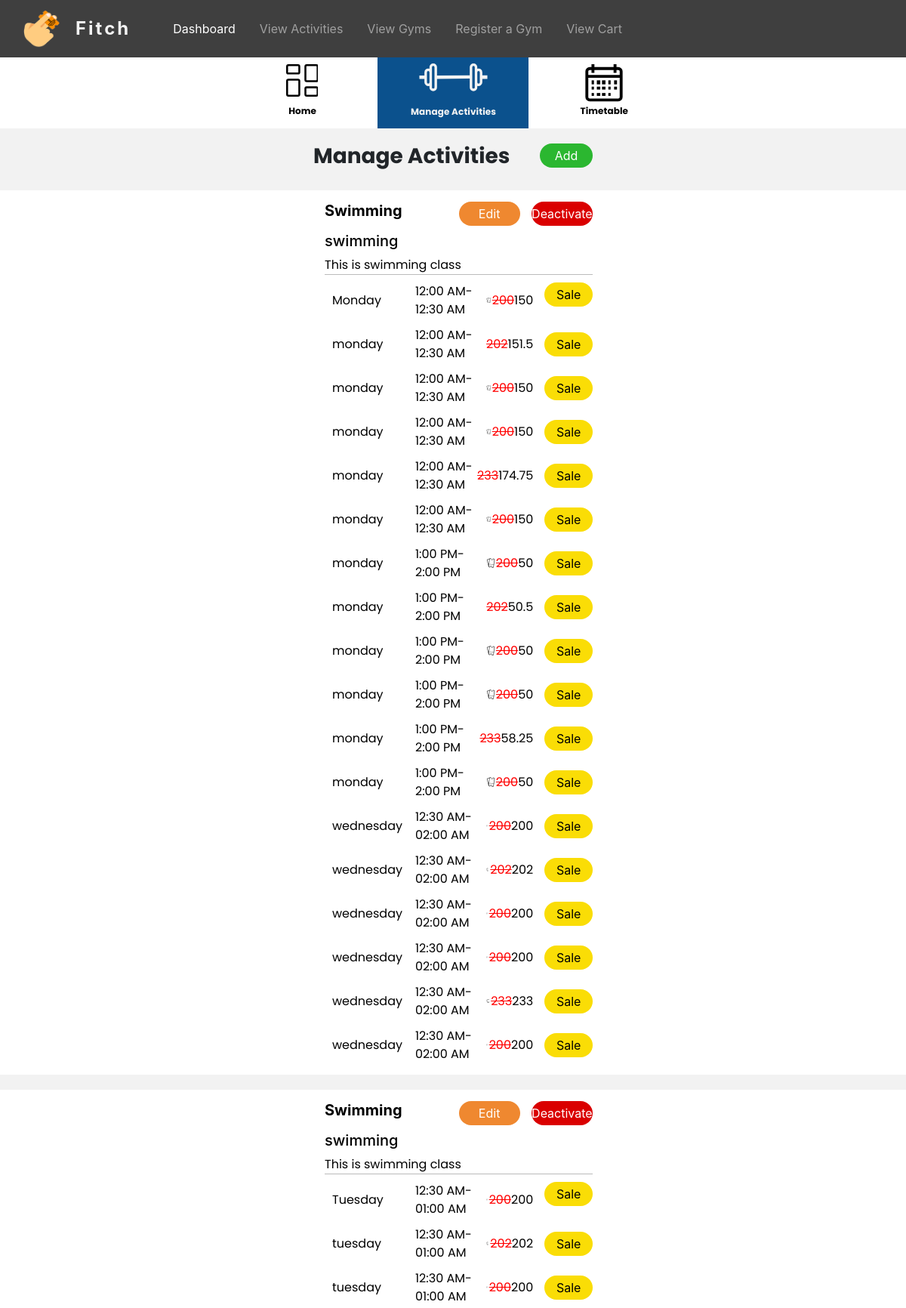
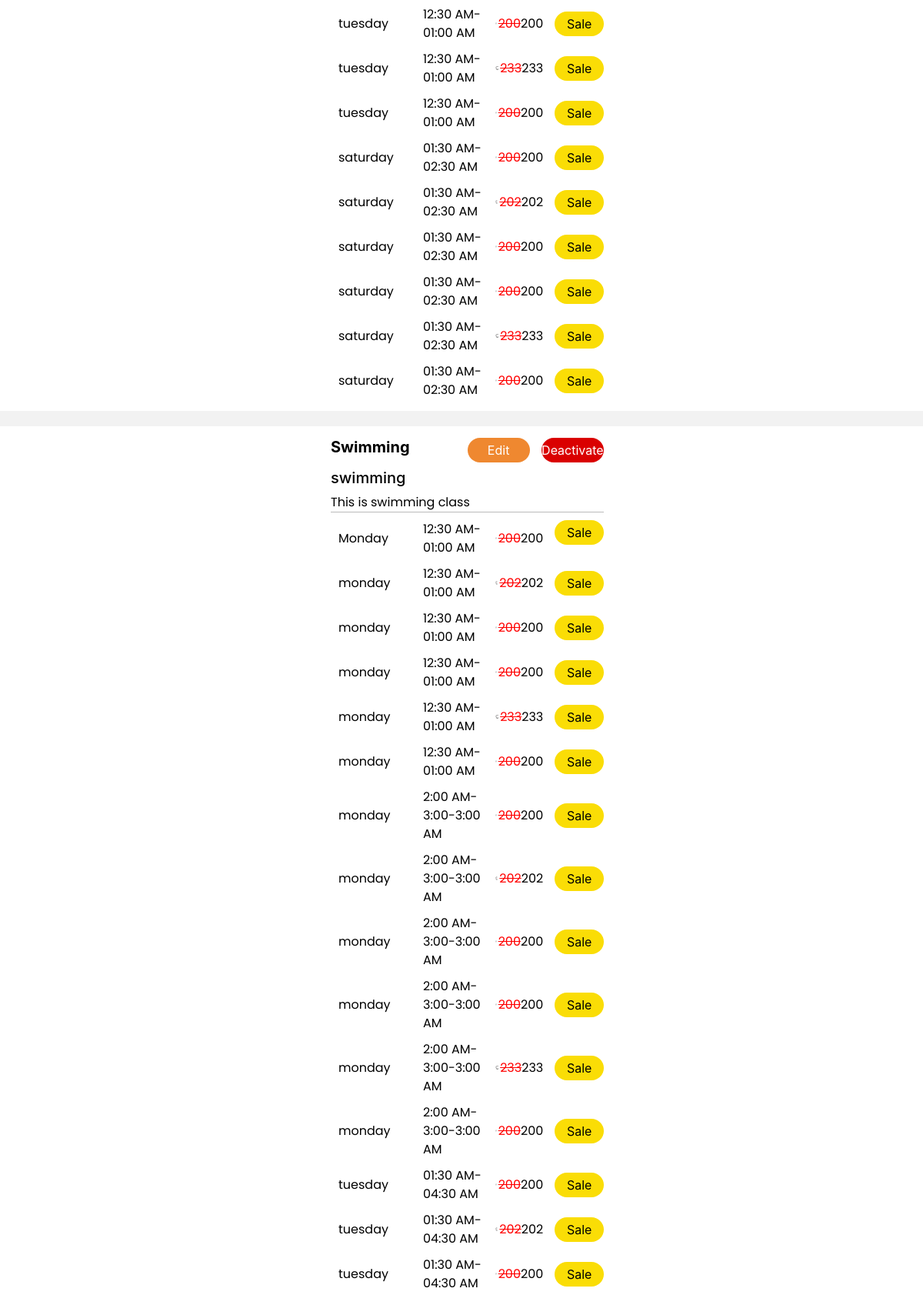
/Gym/manageActivities (signed in, upper part), run on the app's committed database (2 pictures, top to bottom).
### tables this page shows
CREATE TABLE `gym_activity_timetable` (
  `id` int(11) NOT NULL,
  `activity_id` int(11) NOT NULL,
  `gym_id` int(11) NOT NULL,
  `day` varchar(255) NOT NULL,
  `time` varchar(255) NOT NULL,
  `sale_percentage` int(20) DEFAULT NULL
);

### app/libraries/Core.php (called while the page is built, shortened)
<?php
class Core
{
  protected $currentMethod = 'index';
  public function __construct()
  {
    $url = $this->getUrl();
    if (file_exists('../app/controllers/' . ucwords($url[0]) . '.php')) {
      unset($url[0]);
    }
    $this->currentController = new $this->currentController;
    if (isset($url[1])) {
      if (method_exists($this->currentController, $url[1])) {
        $this->currentMethod = $url[1];
        unset($url[1]);
      }
    }
    $this->params = $url ? array_values($url) : [];
    call_user_func_array([$this->currentController, $this->currentMethod], $this->params);
  }
  public function getUrl()
  {
    if (isset($_GET['url'])) {
      $url = rtrim($_GET['url'], '/');
      $url = filter_var($url, FILTER_SANITIZE_URL);
      $url = explode('/', $url);
      return $url;
    }
  }
}

### public/index.php (called while the page is built, shortened)
<?php
  $init = new Core;

### app/libraries/Database.php (called while the page is built, shortened)
<?php
class Database
{
  private $host = DB_HOST;
  private $user = DB_USER;
  private $pass = DB_PASS;
  private $dbname = DB_NAME;
  private $dbh;
  private $stmt;
  public function __construct()
  {
    $dsn = 'mysql:host=' . $this->host . ';dbname=' . $this->dbname;
    $options = array(
      PDO::ATTR_PERSISTENT => true,
      PDO::ATTR_ERRMODE => PDO::ERRMODE_EXCEPTION
    );
    try {
      $this->dbh = new PDO($dsn, $this->user, $this->pass, $options);
    } catch (PDOException $e) {
      $this->error = $e->getMessage();
      echo $this->error;
    }
  }
  public function query($sql)
  {
    $this->stmt = $this->dbh->prepare($sql);
  }
  public function bind($param, $value, $type = null)
  {
    if (is_null($type)) {
      switch (true) {
        default:
          $type = PDO::PARAM_STR;
      }
    }
    $this->stmt->bindValue($param, $value, $type);
  }
  public function execute()
  {
    return $this->stmt->execute();
  }
  public function resultSet()
  {
    $this->execute();
    return $this->stmt->fetchAll(PDO::FETCH_OBJ);
  }
}

### app/models/GymModel.php (called while the page is built, shortened)
<?php
class GymModel
{
  private $db;
  public function __construct()
  {
    $this->db = new Database;
  }
  public function manageActivity($data)
  {
    $this->db->query('SELECT DISTINCT gym_activity.activity_name, gym_activity.description, gym_activity.category, gym_activity.status, gym_activity.credit, gym_activity_timetable.day,gym_activity_timetable.id as timetable_id, gym_activity_timetable.sale_percentage, gym_activity_timetable.time,gym_activity_timetable.activity_id FROM gym_activity INNER JOIN gym_information ON gym_information.gym_id=gym_activity.gym_id INNER JOIN gym_activity_timetable ON gym_activity_timetable.gym_id = gym_activity.gym_id WHERE gym_activity.gym_id=:gym_id');
    $this->db->bind(':gym_id', $data['gym_id']);
    $row = $this->db->resultSet();
    if ($this->db->rowCount() > 0) {
      return $row;
    }
  }
}

### app/views/Gym/manageactivities.php (the view, shortened to what this page needs)
<?php require APPROOT . '/views/Gym/dashboardmenu.php'; ?>
<div class="container-fluid">
    <div class="row justify-content-center" style="margin-top: 20px;">
        <div class="col-sm-12 col-lg-6 col-xl-4">
            <div class="row justify-content-center">
                <div class="col-9 pr-0">
                    <h3><b>Manage Activities</b></h3>
                </div>
                <div class="col-3 text-right ">
                    <a style="text-decoration:none" href="<?php echo URLROOT; ?>/Gym/activities"> <button class="myactivity-add-btn">Add</button></a>
                </div>
            </div>
        </div>
    </div>
    <?php
    if (!empty($data['gym_activity'])) {
        $flag = true;
        $current = NULL;
        $count = 0;
        $sale_credit_1 = NULL;
        foreach ($data['gym_activity'] as $single) {
            if ($current == $single->activity_id) {
                $flag = false;
                $count++;
                echo '
                    <div class="row" style="margin-top:10px; padding-left:10px;">
                        <div class="col-4 align-self-center" style="padding-right:0px;">
                            <p style="font-size:16px; margin-bottom:0px">' . $single->day . '</p>
                        </div>
                        <div class="col-3 align-self-center" style="padding:0px;">
                            <p style="font-size:16px; margin-bottom:0px">' . $single->time . '</p>
                        </div>
                        <div class="col-2 text-right align-self-center" style="padding:0px;">
                            <div style="display:flex; flex-direction:row; align-items:center; justify-content: flex-end;">
                                <p style="font-size:16px; margin-bottom:0px; margin-left:2px;">'; if($single->sale_percentage != NULL){
                                    $sale_credit_1 = $single->credit - ($single->sale_percentage / 100 * $single->credit);
                                } if($sale_credit_1 != NULL) { echo "<del style='color:red'>".$single->credit. "</del>".$sale_credit_1; } else { echo $single->credit; } echo '</p>
                            </div>
                        </div>
                        <div class="col-3 text-right align-self-center">
                        <button class="myactivity-sale-btn" onclick="unhideDiscount(' . $count . ')">Sale</button>
                        </div>
                        <div class="col text-left" style="display:none;" id="discount' . $count . '">
                        <a href="' . URLROOT . '/Gym/applySales/10/' . $single->timetable_id . '" style="text-decoration:none;"> <button class="myactivity-discount-btn">-10%</button></a>
                        <a href="' . URLROOT . '/Gym/applySales/25/' . $single->timetable_id . '" style="text-decoration:none;"> <button class="myactivity-discount-btn">-25%</button></a>
                        <a href="' . URLROOT . '/Gym/applySales/50/' . $single->timetable_id . '" style="text-decoration:none;"> <button class="myactivity-discount-btn">-50%</button></a>
                        <a href="' . URLROOT . '/Gym/applySales/75/' . $single->timetable_id . '" style="text-decoration:none;"> <button class="myactivity-discount-btn">-75%</button></a>
                            <div class="line-separator" style="margin-top:10px;"></div>
                        </div>
                    </div>';
            } else {
                $flag = true;
                $sale_credit_2 = NULL;
                $count++;
                echo '</div>';
                echo '</div>';
                echo '</div>';
            }
            if ($flag == true) {
                $current = $single->activity_id;
                echo '
                    <div class="d-flex justify-content-center" style="margin-top:20px;  background-color: white;">
                    <div class="col-sm-12 col-lg-4" style="padding-right:0px;">
                    <div class="card-container">
                        <div class="row">
                            <div class="col-6 text-left" style="padding-right: 0px;">
                                <span style="text-transform: capitalize;"><h5><b>' . $single->activity_name . '</b></h5></span>
                            </div>
                            <div class="col-3 text-left pl-0">
                                <a style="text-decoration:none" href=""> <button class="myactivity-edit-btn">Edit</button></a>
                            </div>
                            <div class="col-3 text-right pl-0">
                            <form method = "post" action = "' . URLROOT . '/Gym/editActivity/activate">
                            <input type = "hidden" value = "' . $current . '" name = "activity_id">';
                if ($single->status == 0) {
                    echo '<input type = "hidden" id = "status" value = "true" name = "status"> ';
                    echo '<button type="submit" id = "activateBtn" class="myactivity-activate-btn mb-2" >Activate</button>';
                } else {
                    echo '<button type="submit" id = "activateBtn" class="myactivity-deactivate-btn mb-2" >Deactivate</button>';
                }
                echo '</form>';
                echo '
                    </div>
                      </div>
                            <div class="row">
                                <div class="col-12">
                                    <h5>' . $single->category . '</h5>
                                </div>
                            </div>
                            <div class="row">
                                <div class="col-12">
                                    <p class="m-0">' . $single->description . '</p>
                                </div>
                            </div>
                        <div class="row">
                            <div class="col text-left">
                                <div class="line-separator"></div>
                            </div>
                        </div>
                        <div class="row" style="margin-top:10px; padding-left:10px;">
                            <div class="col-4 align-self-center" style="padding-right:0px;">
                                <p style="font-size:16px; margin-bottom:0px; text-transform: capitalize;">' . $single->day . '</p>
                            </div>
                            <div class="col-3 align-self-center" style="padding:0px;">
                                <p style="font-size:16px; margin-bottom:0px;">' . $single->time . '</p>
                            </div>
                            <div class="col-2 text-right align-self-center" style="padding:0px;">
                                <div style="display:flex; flex-direction:row; align-items:center; justify-content: flex-end;">
                                    <p style="font-size:16px; margin-bottom:0px; margin-left:2px;">'; if($single->sale_percentage != NULL){
                                        $sale_credit_2 = $single->credit - ($single->sale_percentage / 100 * $single->credit);
                                    } if($sale_credit_2 != NULL) { echo "<del style='color:red'>".$single->credit. "</del>".$sale_credit_2; } else { echo $single->credit; } echo '</p>
                                </div>
                            </div>
                            <div class="col-3 text-right ali gn-self-center">
                         <button class="myactivity-sale-btn" type="button" onclick="unhideDiscount(' . $count . ')">Sale</button>
                            </div>
                            <div class="col text-left" id="discount' . $count . '" style="display:none;">
                                <a href="' . URLROOT . '/Gym/applySales/10/' . $single->timetable_id . '" style="text-decoration:none;"> <button class="myactivity-discount-btn">-10% </button></a>
                                <a href="' . URLROOT . '/Gym/applySales/25/' . $single->timetable_id . '" style="text-decoration:none;"> <button class="myactivity-discount-btn">-25%</button></a>
                                <a href="' . URLROOT . '/Gym/applySales/50/' . $single->timetable_id . '" style="text-decoration:none;"> <button class="myactivity-discount-btn">-50%</button></a>
                                <a href="' . URLROOT . '/Gym/applySales/75/' . $single->timetable_id . '" style="text-decoration:none;"> <button class="myactivity-discount-btn">-75%</button></a>
                                <div class="line-separator" style="margin-top:10px;"></div>
                            </div>
                        </div>
                    ';
            }
        }
    }
    ?>
</div>
</div>
</div>

### public/css/style.css (style rules this page uses)
body { padding-top: 65px; }
h3 { font-family: "Poppins", sans-serif; }
p { font-family: "Poppins", sans-serif; }
* { margin: 0; padding: 0; }
body { background-color: #f2f2f2; }

### app/views/Gym/manageactivities.php (style rules this page uses)
.card-container { padding: 15px; align-items: center; color: black; background-color: white; border-radius: 0px; margin: 0px; }
.myactivity-add-btn { width: 100%; max-width: 100px; height: 32px; border-radius: 18px; border-style: none; color: white; background-color: #2BB730; font-size: 16px; }
.myactivity-sale-btn { width: 100%; max-width: 100px; height: 32px; border-radius: 18px; border-style: none; color: black; background-color: #FADD06; font-size: 16px; }
.myactivity-edit-btn { width: 100%; max-width: 100px; height: 32px; border-radius: 18px; border-style: none; color: white; background-color: #EF8830; font-size: 16px; }
.myactivity-deactivate-btn { width: 100%; max-width: 100px; height: 32px; border-radius: 18px; border-style: none; color: white; background-color: #DA0000; font-size: 16px; }
.line-separator { border-top: 1px solid #bbb; }

### data on the page
gym_activity_timetable: activity_name "Swimming", shows "Deactivate", category "swimming", description "This is swimming class", day "Monday", time "12:00 AM-12:30 AM", credit "200", sale_credit_2 "150", day "monday", credit "202", sale_credit_1 "151.5", sale_credit_1 "150", credit "233", sale_credit_1 "174.75"
gym_activity_timetable: day "monday", time "1:00 PM-2:00 PM", credit "200", sale_credit_1 "50", credit "202", sale_credit_1 "50.5", credit "233", sale_credit_1 "58.25"
gym_activity_timetable: day "wednesday", time "12:30 AM-02:00 AM", credit "200", sale_credit_1 "200", credit "202", sale_credit_1 "202", credit "233", sale_credit_1 "233"
gym_activity_timetable: activity_name "Swimming", shows "Deactivate", category "swimming", description "This is swimming class", day "Tuesday", time "12:30 AM-01:00 AM", credit "200", sale_credit_2 "200", day "tuesday", credit "202", sale_credit_1 "202", sale_credit_1 "200", credit "233", sale_credit_1 "233"
gym_activity_timetable: day "saturday", time "01:30 AM-02:30 AM", credit "200", sale_credit_1 "200", credit "202", sale_credit_1 "202", credit "233", sale_credit_1 "233"
gym_activity_timetable: activity_name "Swimming", shows "Deactivate", category "swimming", description "This is swimming class", day "Monday", time "12:30 AM-01:00 AM", credit "200", sale_credit_2 "200", day "monday", credit "202", sale_credit_1 "202", sale_credit_1 "200", credit "233", sale_credit_1 "233"
gym_activity_timetable: day "monday", time "2:00 AM-3:00-3:00 AM", credit "200", sale_credit_1 "200", credit "202", sale_credit_1 "202", credit "233", sale_credit_1 "233"
gym_activity_timetable: day "tuesday", time "01:30 AM-04:30 AM", credit "200", sale_credit_1 "200", credit "202", sale_credit_1 "202"
